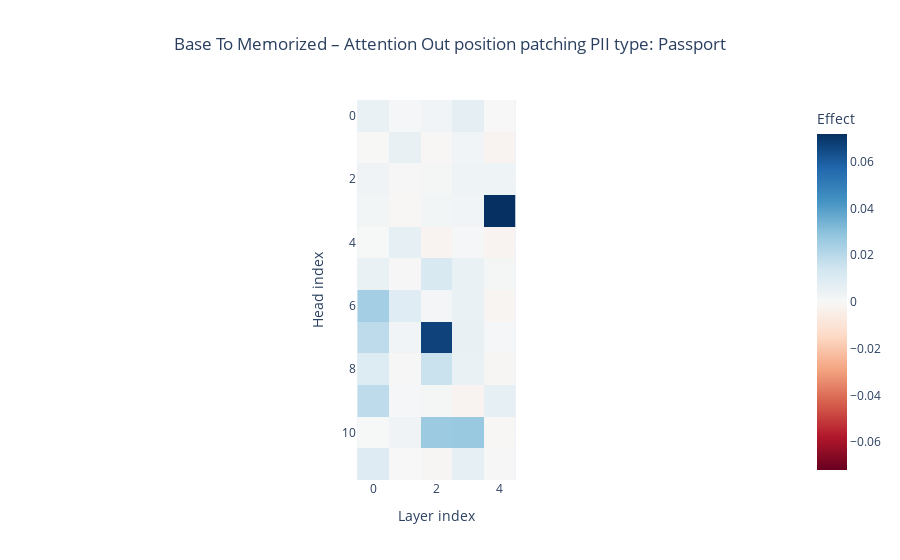
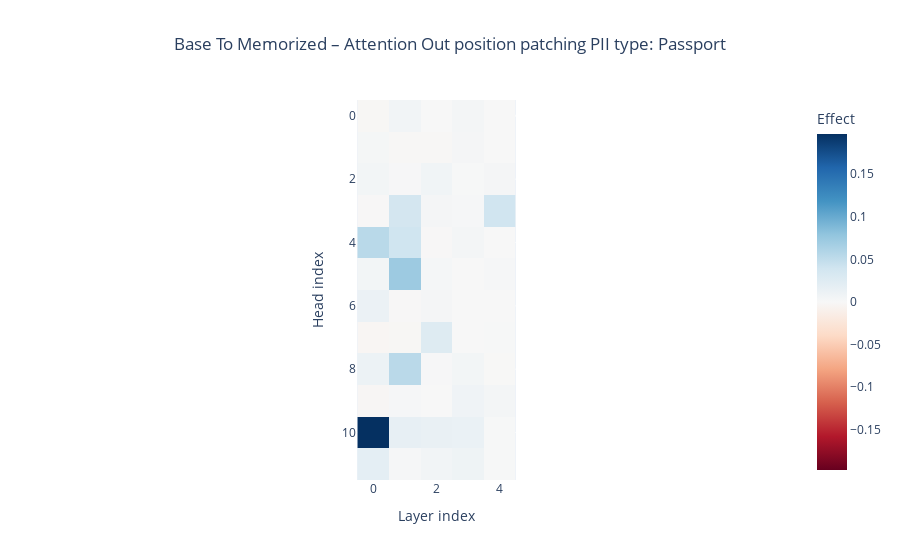
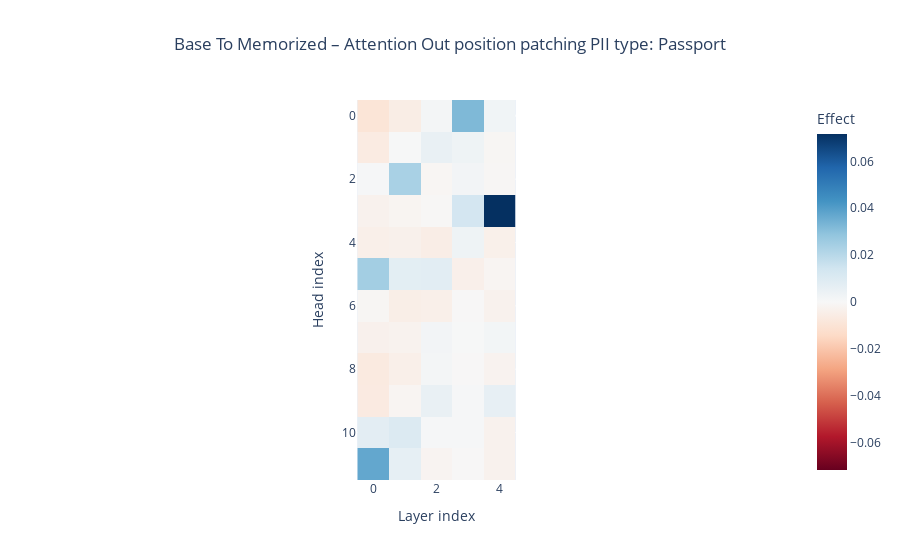
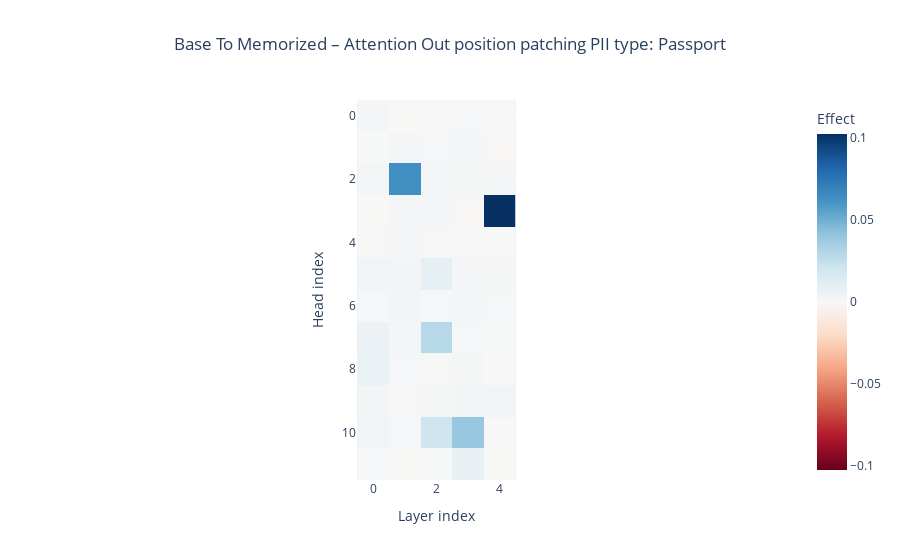

Write notebook code for charts like these, in order.
### Markdown cell above
## Examine Attention Heads at Early Layers

From the layer patching sweep we observe that at early layers the attention output has a very significant effect in "forgetting" the target pii when patching from base to memorized

Lets examine this closer with per-head full-layer patching at these early layers

### Code cell
def attn_head_hook_fn(activation, hook, cache, pos, head_idx):
    cached = cache[hook.name]
    patched = activation.clone()
    patched[:, pos, head_idx, ...] = cached[:, pos, head_idx, ...]
    return patched

# Helper function for imshow heatmap (similar to activation-patching-experiments.ipynb)
def imshow(tensor, **kwargs):
    """Simple wrapper around plotly.express.imshow.
    
    Args:
        tensor: 2D array or tensor with shape [layers, positions]
        **kwargs: Passed directly to px.imshow (e.g., x, y, labels, title).
    """
    fig = px.imshow(
        tl_utils.to_numpy(tensor),
        color_continuous_midpoint=0.0,
        color_continuous_scale="RdBu",
        **kwargs,
    )
    return fig



RUN_ID = "v2_attn_head_patching"
PATCH_DIRECTION = "base_to_memorized"  # base -> memorized
COMPONENT = "z"
TARGET_LAYERS = [0, 1, 2, 3, 4]
PII_TYPES_TO_RUN = PII_TYPES  # or e.g. ["passport"] to restrict

for pii_type in PII_TYPES_TO_RUN:
    target_layers = TARGET_LAYERS
    samples = tokenized_pii_data[pii_type]
    baseline_ctrl_logprob = baseline_metrics[pii_type]["mean_ctrl_logprob"]
    baseline_tgt_logprob = baseline_metrics[pii_type]["mean_tgt_logprob"]
    baseline_delta = baseline_tgt_logprob - baseline_ctrl_logprob
    num_target_tokens = samples["num_target_tokens"]

    print(f"\n=== {PATCH_DIRECTION} | pii_type={pii_type} | component={layer_name} ===")
    print(
        f"baseline_ctrl_logprob: {baseline_ctrl_logprob:.4f}, "
        f"baseline_tgt_logprob: {baseline_tgt_logprob:.4f}, "
        f"delta: {baseline_delta:.4f}"
    )

    
    positions = np.arange(samples["prompt_len"]) # patch all positions (all input prompt positions)
    n_heads = tl_control_model.cfg.n_heads
    results = np.zeros((n_heads, len(target_layers)))
    
    for head_idx in range(n_heads):
        for layer_idx in target_layers:
            fwd_hooks = [
                (tl_utils.get_act_name('z', layer_idx, 'attn'), partial(attn_head_hook_fn, cache=cache, pos=positions, head_idx=head_idx))
            ]
            mean_patched_logprob, _ = logprob_predict(tl_control_model, samples, fwd_hooks=fwd_hooks)
            normalized_improvement = (mean_patched_logprob - baseline_ctrl_logprob) / baseline_delta
            results[head_idx, layer_idx] = normalized_improvement
    
    # Create visualization as heatmap
    fig = imshow(
        results,
        x=target_layers,
        y=np.arange(n_heads),
        title=f"{PATCH_DIRECTION.replace('_', ' ').title()} – Attention Head Patching\n"
              f"PII type: {pii_type.replace('_', ' ').title()}",
        labels={
            "x": "Layer index",
            "y": "Head index",
            "color": "Effect",
        },
    )

    meta = {
        "run_id": RUN_ID,
        "patch_direction": PATCH_DIRECTION,
        "component": COMPONENT,
        "pii_type": pii_type,
        "model_name": BASE_MODEL_NAME,
        "model_size_m": MODEL_SIZE,
    }
    fig.update_layout(meta=meta)

    # Save figure with a descriptive, config-based filename
    out_dir = OUTPUT_VIS_DIR / PATCH_DIRECTION / RUN_ID
    os.makedirs(out_dir, exist_ok=True)

    stem = (
        f"{COMPONENT}_head_patching"
        f"__pii-{pii_type}"
        f"__layers-{'-'.join(map(str, target_layers))}"
        f"__ntok-{num_target_tokens}"
    )
    output_path = (out_dir / stem).with_suffix(".png")
    fig.write_image(output_path)
    print(f"Saved figure to: {output_path}")

    fig.show()

### Figure 1 — Plotly figure (JSON) as saved in the notebook; plotly's stock layout.template omitted (floating-point values rounded to 4 significant figures)
{"data": [{"coloraxis": "coloraxis", "hovertemplate": "Layer index: %{x}<br>Head index: %{y}<br>Effect: %{z}<extra></extra>", "name": "0", "type": "heatmap", "x": [0, 1, 2, 3, 4], "xaxis": "x", "y": [0, 1, 2, 3, 4, 5, 6, 7, 8, 9, 10, 11], "yaxis": "y", "z": [[0.005175, 0.001024, 0.002728, 0.007356, -0.0001126], [-0.0001806, 0.005732, -0.000615, 0.00265, -0.001905], [0.002896, 0.0004055, 0.001185, 0.003486, 0.003427], [0.001774, -0.0007371, 0.001948, 0.002392, 0.07187], [0.0002113, 0.006343, -0.001829, 0.0006714, -0.002091], [0.00491, -0.0002723, 0.01127, 0.00478, 0.001072], [0.02491, 0.008833, 0.001474, 0.004922, -0.001373], [0.01904, 0.002631, 0.06698, 0.00535, 0.0006108], [0.009958, 0.0004086, 0.01589, 0.004795, -0.001096], [0.01896, 0.0009454, 0.001077, -0.001856, 0.006463], [0.0003963, 0.003085, 0.02647, 0.02717, -0.0006808], [0.009565, 0.0001063, -0.0008128, 0.00659, -0.0003237]]}], "layout": {"coloraxis": {"cmid": 0, "colorbar": {"title": {"text": "Effect"}}, "colorscale": [[0, "rgb(103,0,31)"], [0.1, "rgb(178,24,43)"], [0.2, "rgb(214,96,77)"], [0.3, "rgb(244,165,130)"], [0.4, "rgb(253,219,199)"], [0.5, "rgb(247,247,247)"], [0.6, "rgb(209,229,240)"], [0.7, "rgb(146,197,222)"], [0.8, "rgb(67,147,195)"], [0.9, "rgb(33,102,172)"], [1, "rgb(5,48,97)"]]}, "meta": {"component": "z", "model_name": "EleutherAI/pythia-160m", "model_size_m": 160, "patch_direction": "base_to_memorized", "pii_type": "driver_license", "run_id": "v2_attn_head_patching"}, "title": {"text": "Base To Memorized – Attention Out position patching\nPII type: Passport", "x": 0.5}, "xaxis": {"anchor": "y", "constrain": "domain", "domain": [0, 1], "scaleanchor": "y", "title": {"text": "Layer index"}}, "yaxis": {"anchor": "x", "autorange": "reversed", "constrain": "domain", "domain": [0, 1], "title": {"text": "Head index"}}}}

### Figure 2 — Plotly figure (JSON) as saved in the notebook; plotly's stock layout.template omitted (floating-point values rounded to 4 significant figures)
{"data": [{"coloraxis": "coloraxis", "hovertemplate": "Layer index: %{x}<br>Head index: %{y}<br>Effect: %{z}<extra></extra>", "name": "0", "type": "heatmap", "x": [0, 1, 2, 3, 4], "xaxis": "x", "y": [0, 1, 2, 3, 4, 5, 6, 7, 8, 9, 10, 11], "yaxis": "y", "z": [[-0.002067, 0.006416, 0.0001837, 0.004401, -0.0003144], [0.003055, -0.001337, -0.001594, 0.00334, -0.0003732], [0.004968, 0.001407, 0.007611, 0.0009297, 0.00351], [-0.0008474, 0.03659, 0.003579, 0.002105, 0.03937], [0.05441, 0.03975, -0.00122, 0.00377, -0.0001555], [0.005144, 0.0722, 0.002594, 0.0004309, 0.001612], [0.01264, -0.001212, 0.003489, 0.0004456, 0.0004382], [-0.003335, -0.00208, 0.02573, 0.0001363, 0.0007614], [0.01103, 0.05391, 0.001254, 0.004854, -0.0006823], [-0.002609, 0.001853, 0.0002302, 0.008353, 0.004348], [0.197, 0.01661, 0.01455, 0.01313, 0.0008355], [0.01939, 0.00243, 0.00669, 0.009195, 0.000767]]}], "layout": {"coloraxis": {"cmid": 0, "colorbar": {"title": {"text": "Effect"}}, "colorscale": [[0, "rgb(103,0,31)"], [0.1, "rgb(178,24,43)"], [0.2, "rgb(214,96,77)"], [0.3, "rgb(244,165,130)"], [0.4, "rgb(253,219,199)"], [0.5, "rgb(247,247,247)"], [0.6, "rgb(209,229,240)"], [0.7, "rgb(146,197,222)"], [0.8, "rgb(67,147,195)"], [0.9, "rgb(33,102,172)"], [1, "rgb(5,48,97)"]]}, "meta": {"component": "z", "model_name": "EleutherAI/pythia-160m", "model_size_m": 160, "patch_direction": "base_to_memorized", "pii_type": "email", "run_id": "v2_attn_head_patching"}, "title": {"text": "Base To Memorized – Attention Out position patching\nPII type: Passport", "x": 0.5}, "xaxis": {"anchor": "y", "constrain": "domain", "domain": [0, 1], "scaleanchor": "y", "title": {"text": "Layer index"}}, "yaxis": {"anchor": "x", "autorange": "reversed", "constrain": "domain", "domain": [0, 1], "title": {"text": "Head index"}}}}

### Figure 3 — Plotly figure (JSON) as saved in the notebook; plotly's stock layout.template omitted (floating-point values rounded to 4 significant figures)
{"data": [{"coloraxis": "coloraxis", "hovertemplate": "Layer index: %{x}<br>Head index: %{y}<br>Effect: %{z}<extra></extra>", "name": "0", "type": "heatmap", "x": [0, 1, 2, 3, 4], "xaxis": "x", "y": [0, 1, 2, 3, 4, 5, 6, 7, 8, 9, 10, 11], "yaxis": "y", "z": [[-0.009467, -0.005316, 0.001351, 0.03215, 0.002462], [-0.006132, 0.0002619, 0.00529, 0.003344, -0.001065], [0.0005994, 0.02335, -0.001206, 0.001993, -0.0009718], [-0.002859, -0.001717, -0.0005578, 0.0133, 0.07164], [-0.004144, -0.003524, -0.004949, 0.003336, -0.003838], [0.02476, 0.007358, 0.008017, -0.004017, -0.001429], [-0.001156, -0.004634, -0.004325, -0.0002818, -0.002916], [-0.003331, -0.002691, 0.001995, 0.0001899, 0.001748], [-0.006723, -0.004119, 0.001675, -0.0003036, -0.00238], [-0.006686, -0.00136, 0.005268, 0.0008823, 0.006091], [0.0076, 0.01021, 0.0008594, 0.000648, -0.002922], [0.03721, 0.006372, -0.001799, -0.0004061, -0.002926]]}], "layout": {"coloraxis": {"cmid": 0, "colorbar": {"title": {"text": "Effect"}}, "colorscale": [[0, "rgb(103,0,31)"], [0.1, "rgb(178,24,43)"], [0.2, "rgb(214,96,77)"], [0.3, "rgb(244,165,130)"], [0.4, "rgb(253,219,199)"], [0.5, "rgb(247,247,247)"], [0.6, "rgb(209,229,240)"], [0.7, "rgb(146,197,222)"], [0.8, "rgb(67,147,195)"], [0.9, "rgb(33,102,172)"], [1, "rgb(5,48,97)"]]}, "meta": {"component": "z", "model_name": "EleutherAI/pythia-160m", "model_size_m": 160, "patch_direction": "base_to_memorized", "pii_type": "id_number", "run_id": "v2_attn_head_patching"}, "title": {"text": "Base To Memorized – Attention Out position patching\nPII type: Passport", "x": 0.5}, "xaxis": {"anchor": "y", "constrain": "domain", "domain": [0, 1], "scaleanchor": "y", "title": {"text": "Layer index"}}, "yaxis": {"anchor": "x", "autorange": "reversed", "constrain": "domain", "domain": [0, 1], "title": {"text": "Head index"}}}}

### Figure 4 — Plotly figure (JSON) as saved in the notebook; plotly's stock layout.template omitted (floating-point values rounded to 4 significant figures)
{"data": [{"coloraxis": "coloraxis", "hovertemplate": "Layer index: %{x}<br>Head index: %{y}<br>Effect: %{z}<extra></extra>", "name": "0", "type": "heatmap", "x": [0, 1, 2, 3, 4], "xaxis": "x", "y": [0, 1, 2, 3, 4, 5, 6, 7, 8, 9, 10, 11], "yaxis": "y", "z": [[0.001846, -0.0003082, 0.0005837, 0.0008508, 0.000134], [0.0004477, 0.002116, 0.0008661, 0.002, -0.0007957], [0.002118, 0.06291, 0.002299, 0.001473, 0.001805], [-0.0002804, 0.001988, 0.002218, -0.0007743, 0.1023], [0.000576, 0.001988, 0.0007889, 0.0002287, -0.0002022], [0.003386, 0.002945, 0.009094, 0.001955, 0.001472], [0.001247, 0.002843, 0.001434, 0.002058, 0.0009068], [0.006336, 0.002067, 0.0289, 0.001014, 0.0003833], [0.007112, 0.0009703, 0.0006643, 0.001551, 7.547e-05], [0.00246, 0.0005968, 0.00148, 0.00253, 0.003125], [0.003611, 0.001263, 0.02028, 0.03894, -6.431e-05], [0.001212, -0.0003562, 0.000513, 0.007763, -0.0003343]]}], "layout": {"coloraxis": {"cmid": 0, "colorbar": {"title": {"text": "Effect"}}, "colorscale": [[0, "rgb(103,0,31)"], [0.1, "rgb(178,24,43)"], [0.2, "rgb(214,96,77)"], [0.3, "rgb(244,165,130)"], [0.4, "rgb(253,219,199)"], [0.5, "rgb(247,247,247)"], [0.6, "rgb(209,229,240)"], [0.7, "rgb(146,197,222)"], [0.8, "rgb(67,147,195)"], [0.9, "rgb(33,102,172)"], [1, "rgb(5,48,97)"]]}, "meta": {"component": "z", "model_name": "EleutherAI/pythia-160m", "model_size_m": 160, "patch_direction": "base_to_memorized", "pii_type": "passport", "run_id": "v2_attn_head_patching"}, "title": {"text": "Base To Memorized – Attention Out position patching\nPII type: Passport", "x": 0.5}, "xaxis": {"anchor": "y", "constrain": "domain", "domain": [0, 1], "scaleanchor": "y", "title": {"text": "Layer index"}}, "yaxis": {"anchor": "x", "autorange": "reversed", "constrain": "domain", "domain": [0, 1], "title": {"text": "Head index"}}}}
